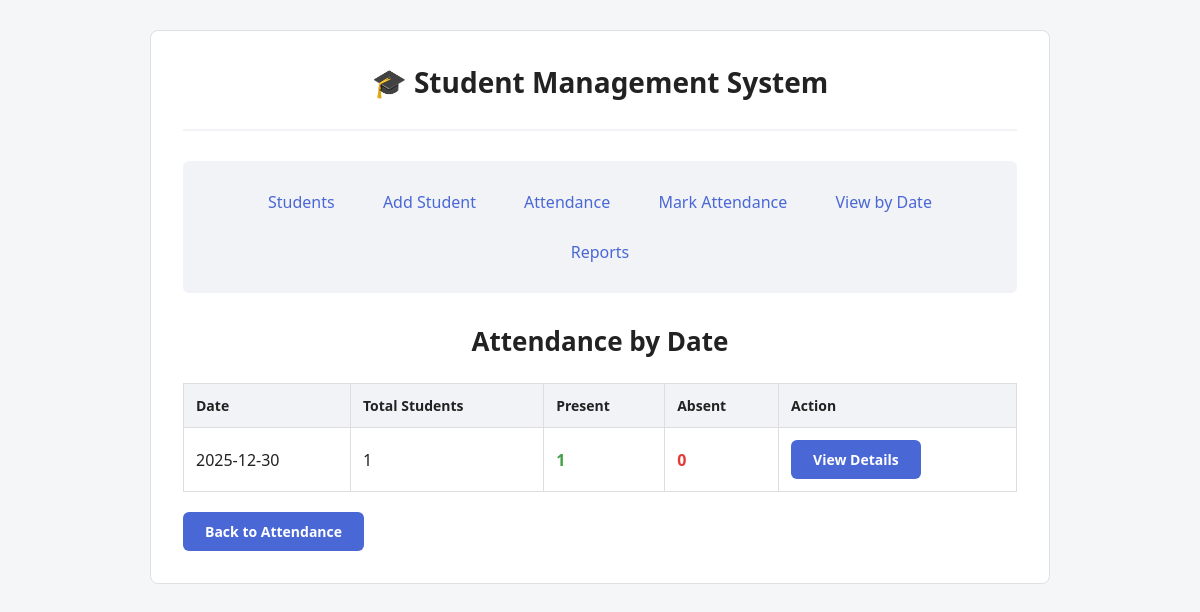
/attendance_dates, run on an earlier commit of the app's database.
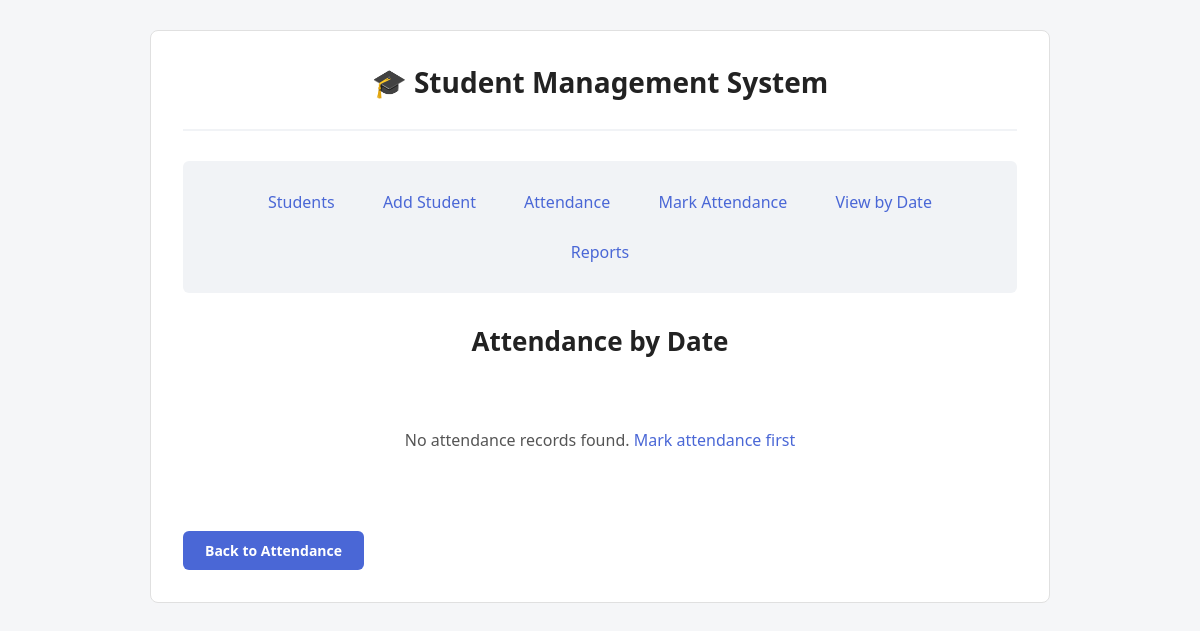
And on a later commit of the database.
### tables this page shows
CREATE TABLE attendance (
                id INTEGER PRIMARY KEY AUTOINCREMENT,
                student_id INTEGER NOT NULL,
                date TEXT NOT NULL,
                status TEXT CHECK(status IN ('present','absent')) NOT NULL,
                UNIQUE(student_id, date),
                FOREIGN KEY(student_id) REFERENCES students(id) ON DELETE CASCADE
            );

### app.py (the view)
@app.route("/attendance_dates")
def attendance_dates():
    try:
        with get_db() as con:
            dates = con.execute("""
                SELECT DISTINCT date,
                       COUNT(*) as total,
                       SUM(CASE WHEN status = 'present' THEN 1 ELSE 0 END) as present
                FROM attendance
                GROUP BY date
                ORDER BY date DESC
            """).fetchall()
        return render_template("attendance_dates.html", dates=dates)
    except sqlite3.Error as e:
        flash(f"Database error: {e}", "error")
        return render_template("attendance_dates.html", dates=[])

### app.py (called while the page is built)
def get_db():
    con = sqlite3.connect("students1.db")
    con.row_factory = sqlite3.Row  # Access columns by name
    return con

### templates/attendance_dates.html (shortened to what this page needs)
{% extends "base.html" %}
{% block content %}
<h2>Attendance by Date</h2>
{% if dates %}
    <table>
        <thead>
            <tr>
                <th>Date</th>
                <th>Total Students</th>
                <th>Present</th>
                <th>Absent</th>
                <th>Action</th>
            </tr>
        </thead>
        <tbody>
            {% for date in dates %}
            <tr>
                <td>{{ date.date }}</td>
                <td>{{ date.total }}</td>
                <td style="color: #43a047; font-weight: 600;">{{ date.present }}</td>
                <td style="color: #e53935; font-weight: 600;">{{ date.total - date.present }}</td>
                <td>
                    <a href="/view_attendance/{{ date.date }}" class="btn btn-primary">View Details</a>
                </td>
            </tr>
            {% endfor %}
        </tbody>
    </table>
{% else %}
    <div class="empty-state">
        <p>No attendance records found. <a href="/mark_attendance">Mark attendance first</a></p>
    </div>
{% endif %}
<div class="mt-20">
    <a href="/attendance" class="btn btn-primary">Back to Attendance</a>
</div>
{% endblock %}

What changed in the data, as far as the page shows it:
removed attendance: date "2025-12-30", total "1", present "1", total "0"
Also different on the page:
text no longer shown: "Date Total Students Present Absent Action"
text now shown: "No attendance records found. Mark attendance first"
